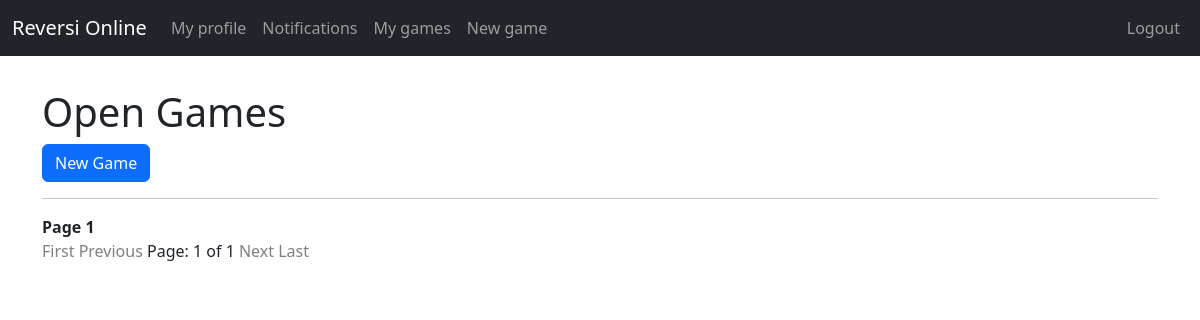
/game/open_games/1 (signed in), run on an earlier commit of the app's database.
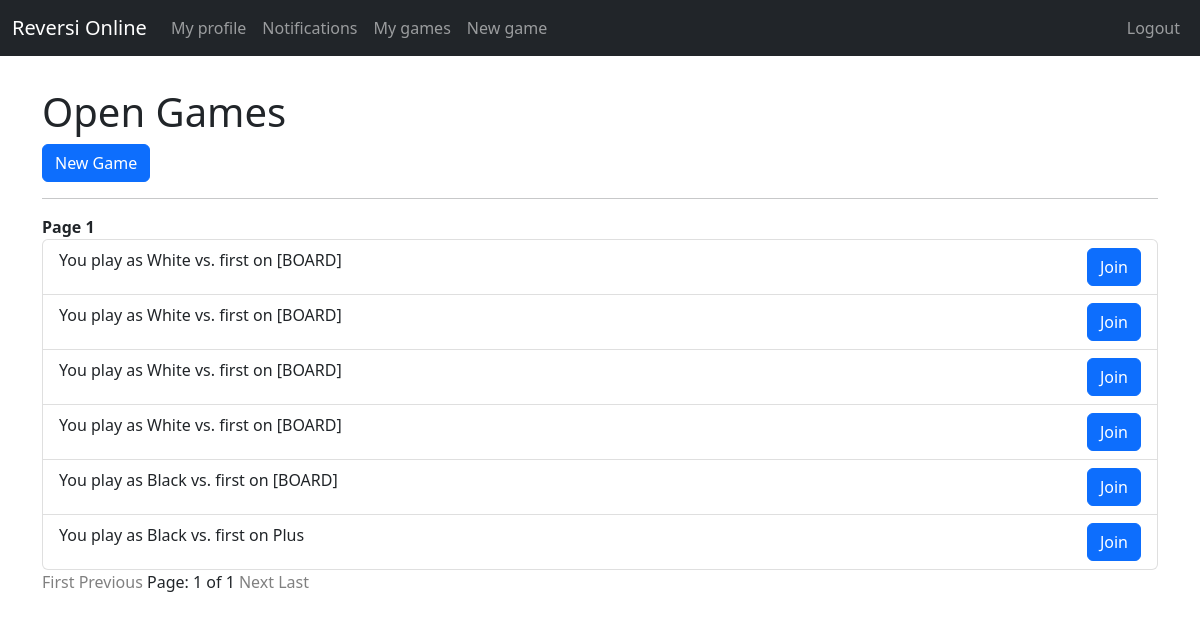
And on a later commit of the database.
### game/models.py (models this page shows, shortened)
class Game(models.Model):
    first_player = models.ForeignKey(User, on_delete=models.CASCADE, related_name='first_player_in')
    second_player = models.ForeignKey(User, null=True, on_delete=models.CASCADE, related_name='second_player_in')
    first_player_is_X = models.BooleanField(default=True)
    first_players_turn = models.BooleanField(default=True)
    board_name = models.CharField(max_length=50)
    board_string = models.CharField(max_length=1056)
    open_game = models.BooleanField(default=False)
    game_started = models.BooleanField(default=False)
    game_ended = models.BooleanField(default=False)
    winner = models.CharField(max_length=1, null=True)
    most_recent_move = models.DateTimeField(auto_now_add=True)

### game/views.py (the view)
# urls.py: path('open_games/<int:page>', views.open_games_list, name="open_games"),
def open_games_list(req, page):
    games = Game.objects.filter(open_game = True, game_started = False).exclude(first_player = req.user)
    paginator = Paginator(games, 30)
    games = paginator.get_page(page)
    ctx = {
        'page': page,
        'games': games
    }
    return render(req, 'game/open_game_list.html', ctx)

### game/templates/game/open_game_list.html (shortened to what this page needs)
{% extends 'base/base.html' %}
{% block body %}
<h1>Open Games</h1>
<a href="{% url 'game:new_open_game' %}" class="btn btn-primary" aria-role="button">New Game</a>
<hr>
<strong>Page {{page}}</strong>
<ul class="list-group">
    {% for game in games %}
    <li class="list-group-item">
        <span class="float-start">You play as {% if game.first_player_is_X %}Black{% else %}White{% endif %} vs. {{ game.first_player.username }} on {{ game.board_name }}</span>
        <a href="{% url 'game:join_game' game.id %}" class="btn btn-primary float-end">Join</a>
    </li>
    {% endfor %}
</ul>
<a href="1" {% if not games.has_previous %} class="disabled" {% endif %}>First</a>
<a href="{% if games.has_previous %}{{ games.previous_page_number }}{% endif %}" {% if not games.has_previous %} class="disabled" {% endif %}>Previous</a>
Page: {{ games.number }} of {{ games.paginator.num_pages }}
<a href="{% if games.has_next %}{{ games.next_page_number }}{% endif %}" {% if not games.has_next %} class="disabled" {% endif %}>Next</a>
<a href="{{ games.paginator.num_pages }}" {% if not games.has_next %} class="disabled" {% endif %}>Last</a>
{% endblock %}

What changed in the data, as far as the page shows it:
added Game: first_player_is_X "White", first_player.username "first", board_name "[BOARD]"
added Game: first_player_is_X "White", first_player.username "first", board_name "[BOARD]"
added Game: first_player_is_X "White", first_player.username "first", board_name "[BOARD]"
added Game: first_player_is_X "White", first_player.username "first", board_name "[BOARD]"
added Game: first_player_is_X "Black", first_player.username "first", board_name "[BOARD]"
added Game: first_player_is_X "Black", first_player.username "first", board_name "Plus"
